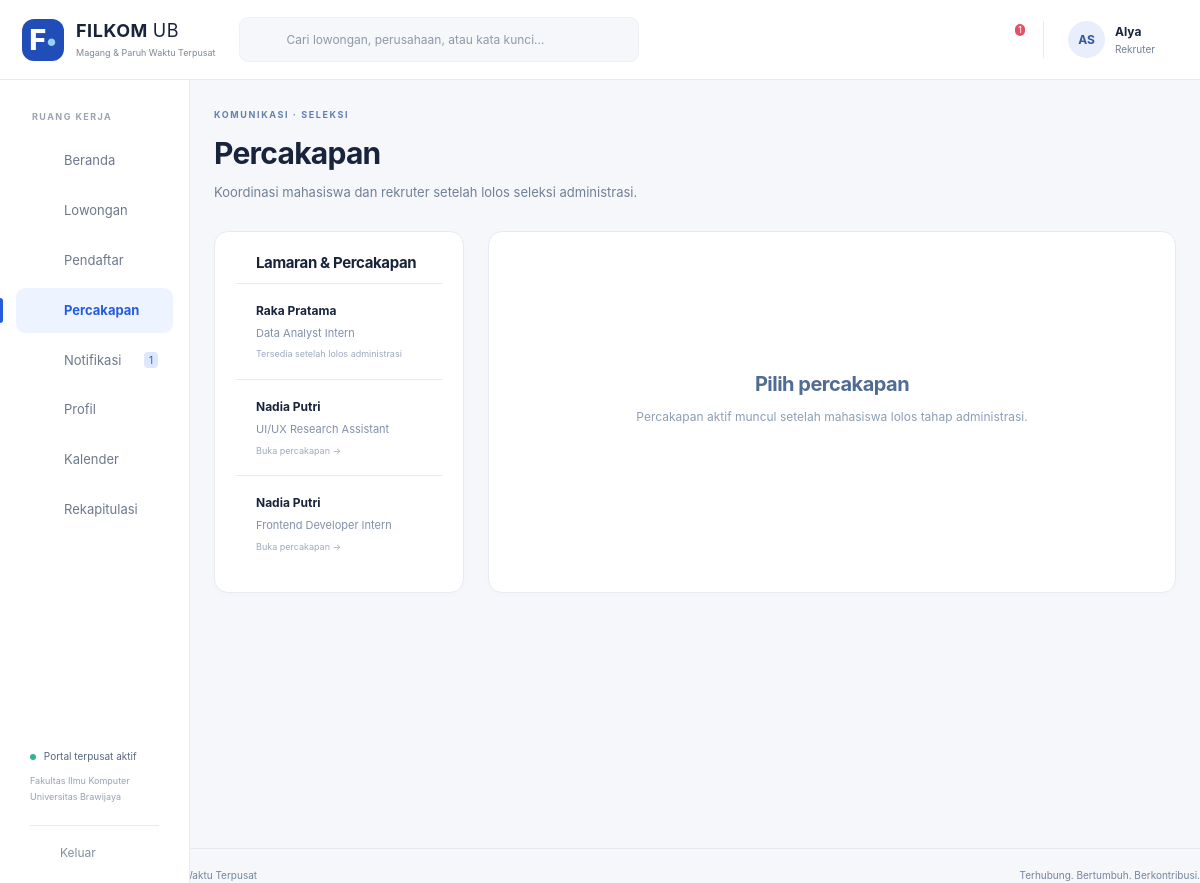
/index.php?r=chat (signed in), run on the app's committed database.
### tables this page shows
CREATE TABLE AKUN (
 idAkun INT AUTO_INCREMENT PRIMARY KEY, username VARCHAR(100) NOT NULL UNIQUE, email VARCHAR(100) NOT NULL UNIQUE,
 passwordHash VARCHAR(255) NOT NULL, namaPengguna VARCHAR(100) NOT NULL,
 role ENUM('Mahasiswa','Rekruter','Admin') NOT NULL, aktif TINYINT(1) NOT NULL DEFAULT 1,
 idMahasiswa INT NULL UNIQUE,idPerusahaan INT NULL,
 FOREIGN KEY(idMahasiswa) REFERENCES MAHASISWA(idMahasiswa), FOREIGN KEY(idPerusahaan) REFERENCES PERUSAHAAN(idPerusahaan),
 CONSTRAINT CK_AKUN_ROLE CHECK ((role='Mahasiswa' AND idMahasiswa IS NOT NULL AND idPerusahaan IS NULL) OR (role='Rekruter' AND idPerusahaan IS NOT NULL AND idMahasiswa IS NULL) OR (role='Admin' AND idMahasiswa IS NULL AND idPerusahaan IS NULL))
);

CREATE TABLE MAHASISWA (
 idMahasiswa INT AUTO_INCREMENT PRIMARY KEY,namaMahasiswa VARCHAR(100) NOT NULL,NIM VARCHAR(15) NOT NULL UNIQUE,
 email VARCHAR(100) NOT NULL UNIQUE,jurusan VARCHAR(50) NOT NULL,semester INT NOT NULL DEFAULT 1,
 IPK DECIMAL(3,2) NOT NULL DEFAULT 0,telepon VARCHAR(30) NOT NULL DEFAULT '',portofolio VARCHAR(250) NOT NULL DEFAULT '',
 bio TEXT,idCV INT NULL
);

CREATE TABLE LAMARAN (
 idLamaran INT AUTO_INCREMENT PRIMARY KEY,dokumenPersyaratan TEXT NOT NULL,statusLamaran VARCHAR(50) NOT NULL DEFAULT 'Lamaran Terkirim',
 tanggalMelamar DATETIME NULL,idLowongan INT NOT NULL,idMahasiswa INT NOT NULL,idTahapSaatIni INT NULL,
 portofolio VARCHAR(250) NOT NULL DEFAULT '',suratPengantar TEXT,administrasiLolos TINYINT(1) NOT NULL DEFAULT 0,
 dibuatPada DATETIME NOT NULL DEFAULT CURRENT_TIMESTAMP,UNIQUE(idMahasiswa,idLowongan),
 FOREIGN KEY(idLowongan) REFERENCES LOWONGAN(idLowongan),FOREIGN KEY(idMahasiswa) REFERENCES MAHASISWA(idMahasiswa),
 FOREIGN KEY(idTahapSaatIni,idLowongan) REFERENCES `TAHAP SELEKSI`(idTahap,idLowongan),
 UNIQUE(idLamaran,idLowongan)
);

CREATE TABLE LOWONGAN (
 idLowongan INT AUTO_INCREMENT PRIMARY KEY,namaLowongan VARCHAR(100) NOT NULL,jenisPekerjaan VARCHAR(50) NOT NULL,
 modeKerja VARCHAR(50) NOT NULL,lokasiPenempatan VARCHAR(100) NOT NULL,tingkatSemesterMinimal INT NOT NULL,
 targetJurusan TEXT NOT NULL,deskripsi TEXT NOT NULL,dokumenPersyaratan TEXT NOT NULL,
 statusLowongan VARCHAR(20) NOT NULL DEFAULT 'Ditutup',tanggalDibuat DATETIME NOT NULL DEFAULT CURRENT_TIMESTAMP,idPerusahaan INT NOT NULL,
 batasLamaran DATE NULL,kuota INT NOT NULL DEFAULT 1,durasiBulan INT NOT NULL DEFAULT 3,
 uangSaku DECIMAL(12,0) NOT NULL DEFAULT 0,konversiSKS INT NOT NULL DEFAULT 0,kualifikasi TEXT,dihapusPada DATETIME NULL,
 FOREIGN KEY(idPerusahaan) REFERENCES PERUSAHAAN(idPerusahaan), INDEX IDX_LOWONGAN_STATUS(statusLowongan,idPerusahaan)
);

### app/Core/View.php (called while the page is built, shortened)
<?php
final class View  {
    public static function render(string $template,array $viewData=[]):void {
        extract($viewData,EXTR_SKIP);
        $currentUser=$viewData['_viewUser']??Auth::user();
        $unread=empty($viewData['_skipDatabase'])&&$currentUser?Notifikasi::belumDibaca((int)$currentUser['idAkun']):0;
        require ROOT.'/app/Views/layout/header.php';
        require ROOT.'/app/Views/'.$template.'.php';
        require ROOT.'/app/Views/layout/footer.php';
    }
}

### app/Controllers/ChatController.php (called while the page is built, shortened)
<?php
final class ChatController  {
    public function tampilkanChat():void {
        $u=Auth::require(['Mahasiswa','Rekruter']);
        $rows=$u['role']==='Mahasiswa'?Lamaran::getLamaranByMahasiswa((int)$u['idMahasiswa']):Lamaran::daftarPendaftar((int)$u['idPerusahaan']);
        $id=number('id');
        $a=$id?$this->percakapan($id):null;
        $pesan=$a?Database::all('SELECT p.*,u.namaPengguna,u.role FROM PESAN_CHAT p JOIN AKUN u ON u.idAkun=p.idPengirim WHERE p.idLamaran=? ORDER BY p.idPesan',[$id]):[];
        View::render('chat',['title'=>'Percakapan','percakapan'=>$rows,'lamaran'=>$a,'pesan'=>$pesan]);
    }
}

### public/index.php (called while the page is built, shortened)
<?php
require dirname(__DIR__).'/app/bootstrap.php';
$route=query('r','dashboard');
[$allowedMethod,$roles,$handler]=$routes[$route];
if($roles)Auth::require($roles);
try {
    $handler();
}
catch(Throwable $e) {
    if(!($e instanceof DomainException))error_log((string)$e);
    fail($e instanceof DomainException?422:500,$e instanceof DomainException?$e->getMessage():'Proses belum berhasil. Silakan coba kembali.');
}

### app/Core/Auth.php (called while the page is built, shortened)
<?php
final class Auth  {
    private static array|false|null $cached=null;
    public static function user():?array {
        if(self::$cached===null) {
            self::$cached=isset($_SESSION['idAkun'])?Akun::getAkun((int)$_SESSION['idAkun']):false;
        }
        return self::$cached?:null;
    }
    public static function require(array $roles=[]):array {
        $u=self::user();
        return $u;
    }
}

### app/bootstrap.php (called while the page is built, shortened)
<?php
spl_autoload_register(function(string $class):void {
    foreach(['Core','Models','Controllers','Boundaries'] as $dir) {
        $file=ROOT.'/app/'.$dir.'/'.$class.'.php';
        if(is_file($file)) {
            return;
        }
    }
}
);
require ROOT.'/app/Core/helpers.php';

### config/database.php (called while the page is built)
<?php
return [ 'host' => getenv('DB_HOST') ?: '127.0.0.1', 'port' => getenv('DB_PORT') ?: '3306', 'name' => getenv('DB_NAME') ?: 'rsi_filkom', 'user' => getenv('DB_USER') ?: 'root', 'password' => getenv('DB_PASSWORD') !== false ? getenv('DB_PASSWORD') : '', ];

### app/Core/Database.php (called while the page is built, shortened)
<?php
final class Database  {
    private static ?PDO $pdo = null;
    public static function get(): PDO  {
        if (!self::$pdo)  {
            $c = require ROOT . '/config/database.php';
            self::$pdo = new PDO("mysql:host={$c['host']};port={$c['port']};dbname={$c['name']};charset=utf8mb4", $c['user'], $c['password'], [PDO::ATTR_ERRMODE=>PDO::ERRMODE_EXCEPTION, PDO::ATTR_DEFAULT_FETCH_MODE=>PDO::FETCH_ASSOC, PDO::ATTR_EMULATE_PREPARES=>false]);
            self::$pdo->exec("SET time_zone = '+07:00'");
        }
        return self::$pdo;
    }
    public static function query(string $sql, array $values = []): PDOStatement  {
        $s=self::get()->prepare($sql);
        $s->execute($values);
        return $s;
    }
    public static function all(string $sql,array $p=[]):array  {
        return self::query($sql,$p)->fetchAll();
    }
    public static function one(string $sql,array $p=[]):?array  {
        return self::query($sql,$p)->fetch() ?: null;
    }
    public static function value(string $sql,array $p=[]):mixed  {
        return self::query($sql,$p)->fetchColumn();
    }
}

### app/Models/Akun.php (called while the page is built, shortened)
<?php
final class Akun  {
    public static function getAkun(int $id):?array  {
        return Database::one('SELECT a.*,p.statusVerifikasi,p.dihapusPada,p.namaPerusahaan FROM AKUN a LEFT JOIN PERUSAHAAN p ON p.idPerusahaan=a.idPerusahaan WHERE a.idAkun=?',[$id]);
    }
}

### app/Models/Notifikasi.php (called while the page is built, shortened)
<?php
final class Notifikasi  {
    public static function belumDibaca(int $id):int {
        return (int)Database::value('SELECT COUNT(*) FROM NOTIFIKASI WHERE idPenerima=? AND sudahDibaca=0',[$id]);
    }
}

### app/Models/Lamaran.php (called while the page is built, shortened)
<?php
final class Lamaran extends Entity  {
    public static function daftarPendaftar(int $idPerusahaan,int $idLowongan=0):array {
        $w="l.idPerusahaan=? AND a.statusLamaran<>'Draf'";
        $p=[$idPerusahaan];
        return self::ambil($w,$p);
    }
    private static function ambil(string $w,array $p=[]):array {
        return array_map(fn($r)=>new self($r),Database::all('SELECT a.*,l.namaLowongan,l.idPerusahaan,l.lokasiPenempatan,l.jenisPekerjaan,l.modeKerja,l.statusLowongan,l.dihapusPada lowonganDihapus,p.namaPerusahaan,p.dihapusPada perusahaanDihapus,m.namaMahasiswa,m.NIM,m.jurusan,m.semester,m.IPK,m.email,m.telepon FROM LAMARAN a JOIN LOWONGAN l ON l.idLowongan=a.idLowongan JOIN PERUSAHAAN p ON p.idPerusahaan=l.idPerusahaan JOIN MAHASISWA m ON m.idMahasiswa=a.idMahasiswa WHERE '.$w.' ORDER BY COALESCE(a.tanggalMelamar,a.dibuatPada) DESC,a.idLamaran DESC',$p));
    }
}

### app/Core/Entity.php (called while the page is built, shortened)
<?php
abstract class Entity implements ArrayAccess  {
    protected array $data;
    public function __construct(array $data=[])  {
        $this->data=$data;
        foreach(['targetJurusan','dokumenPersyaratan'] as $key) if(isset($this->data[$key]) && is_string($this->data[$key])) $this->data[$key]=json_decode($this->data[$key],true,512,JSON_THROW_ON_ERROR);
    }
    public function get(string $key,mixed $default=null):mixed  {
        return $this->data[$key]??$default;
    }
    public function offsetGet(mixed $offset):mixed {
        return $this->get((string)$offset);
    }
}

### app/Views/chat.php (the view, shortened to what this page needs)
<?php $heading='Percakapan';$kicker='KOMUNIKASI · SELEKSI';$subtitle='Koordinasi mahasiswa dan rekruter setelah lolos seleksi administrasi.';require ROOT.'/app/Views/components/heading.php';?>
<div class="chat-layout" data-chat-url="<?= e(url('chat',$lamaran?['id'=>$lamaran['idLamaran']]:[])) ?>"><aside class="card conversation-list"><h3>Lamaran &amp; Percakapan</h3><?php foreach($percakapan as $a):$open=$a['administrasiLolos']&&!$a['perusahaanDihapus'];?><div class="conversation <?= $lamaran&&(int)$a['idLamaran']===(int)$lamaran['idLamaran']?'active':'' ?>"><?php if($open):?><a href="<?= e(url('chat',['id'=>$a['idLamaran']])) ?>"><?php endif;?><strong><?= e($currentUser['role']==='Mahasiswa'?$a['namaPerusahaan']:$a['namaMahasiswa']) ?></strong><span><?= e($a['namaLowongan']) ?></span><small><?= $open?'Buka percakapan →':'Tersedia setelah lolos administrasi' ?></small><?php if($open):?></a><?php endif;?></div><?php endforeach;?></aside><section class="card chat-panel"><?php if(!$lamaran):?><div class="empty-state"><?= icon('chat') ?><h2>Pilih percakapan</h2><p>Percakapan aktif muncul setelah mahasiswa lolos tahap administrasi.</p></div><?php endif;?></section></div>

### app/Views/layout/header.php (shortened to what this page needs)
<!doctype html>
<html lang="id"><head><meta charset="utf-8"><meta name="viewport" content="width=device-width,initial-scale=1">
<title><?= e($title) ?> · FILKOM Connect</title><link rel="stylesheet" href="assets/app.css"><script src="assets/app.js" defer></script>
</head><body>
<?php if($currentUser): $role=$currentUser['role'];$r=query('r','dashboard'); ?>
<header class="topbar"><a class="brand" href="<?= e(url()) ?>"><span class="brand-icon">F<span>•</span></span><span><strong>FILKOM <span class="brand-light">UB</span></strong><small>Magang &amp; Paruh Waktu Terpusat</small></span></a>
<form class="global-search" action="index.php" method="get"><input type="hidden" name="r" value="<?= $role==='Admin'?'perusahaan':'lowongan' ?>"><?= icon('search') ?><input aria-label="Pencarian global" name="keyword" placeholder="Cari lowongan, perusahaan, atau kata kunci…" value="<?= e(query('keyword')) ?>"><button class="icon-button" aria-label="Cari"><?= icon('arrow') ?></button></form>
<div class="top-actions"><form class="mobile-logout" method="post" action="<?= e(url('logout')) ?>"><?= csrf() ?><button class="icon-button" aria-label="Keluar"><?= icon('logout') ?></button></form><a class="notification-button" href="<?= e(url('notifikasi')) ?>" aria-label="Notifikasi, <?= $unread ?> belum dibaca"><?= icon('bell') ?><?php if($unread):?><span class="counter"><?= $unread>99?'99+':$unread ?></span><?php endif;?></a><div class="user-summary"><span class="avatar"><?= e(initials($currentUser['namaPengguna'])) ?></span><span><strong><?= e(explode(' ',$currentUser['namaPengguna'])[0]) ?></strong><small><?= e($role) ?></small></span></div></div></header>
<aside class="sidebar"><div class="sidebar-label">RUANG KERJA</div><nav aria-label="Navigasi utama">
<?php $nav=[['dashboard','home','Beranda']];
if($role==='Rekruter')$nav=[...$nav,['lowongan','briefcase','Lowongan'],['pendaftar','user','Pendaftar'],['chat','chat','Percakapan']];
$nav[]=['notifikasi','bell','Notifikasi'];$nav[]=['profil','user','Profil'];
if($role!=='Admin')$nav[]=['kalender','calendar','Kalender'];
if($role!=='Mahasiswa')$nav[]=['rekapitulasi','chart','Rekapitulasi'];
foreach($nav as [$link,$ic,$label]):$active=explode('/',$r)[0]===$link||($link==='pendaftar'&&str_starts_with($r,'seleksi')); ?>
<a href="<?= e(url($link)) ?>" class="nav-link <?= $active?'active':'' ?>" <?= $active?'aria-current="page"':'' ?>><?= icon($ic) ?><span><?= e($label) ?></span><?php if($link==='notifikasi'&&$unread):?><span class="nav-count"><?= $unread ?></span><?php endif;?></a>
<?php endforeach;?></nav><div class="sidebar-bottom"><div class="portal-status"><i></i> Portal terpusat aktif<small>Fakultas Ilmu Komputer<br>Universitas Brawijaya</small></div><form method="post" action="<?= e(url('logout')) ?>"><?= csrf() ?><button class="logout"><?= icon('logout') ?> Keluar</button></form></div></aside>
<main id="main" class="main-content">
<?php else: ?><main id="main" class="public-main"><?php endif; ?>

### data on the page
akun: namaPengguna "AS", namaPengguna "Alya", role "Rekruter", role.namaMahasiswa "Raka Pratama", role.namaMahasiswa "Nadia Putri"
lamaran: lowongan.namaLowongan "Data Analyst Intern", administrasiLolos "Tersedia setelah lolos administrasi"
lamaran: lowongan.namaLowongan "UI/UX Research Assistant", administrasiLolos "Buka percakapan →"
lamaran: lowongan.namaLowongan "Frontend Developer Intern", administrasiLolos "Buka percakapan →"

### other printed values
$unread "1"
$label "Beranda"
$label "Lowongan"
$label "Pendaftar"
$label "Percakapan"
$label "Notifikasi"
$label "Profil"
$label "Kalender"
$label "Rekapitulasi"
$kicker "KOMUNIKASI · SELEKSI"
$heading "Percakapan"
$subtitle "Koordinasi mahasiswa dan rekruter setelah lolos seleksi administrasi."
